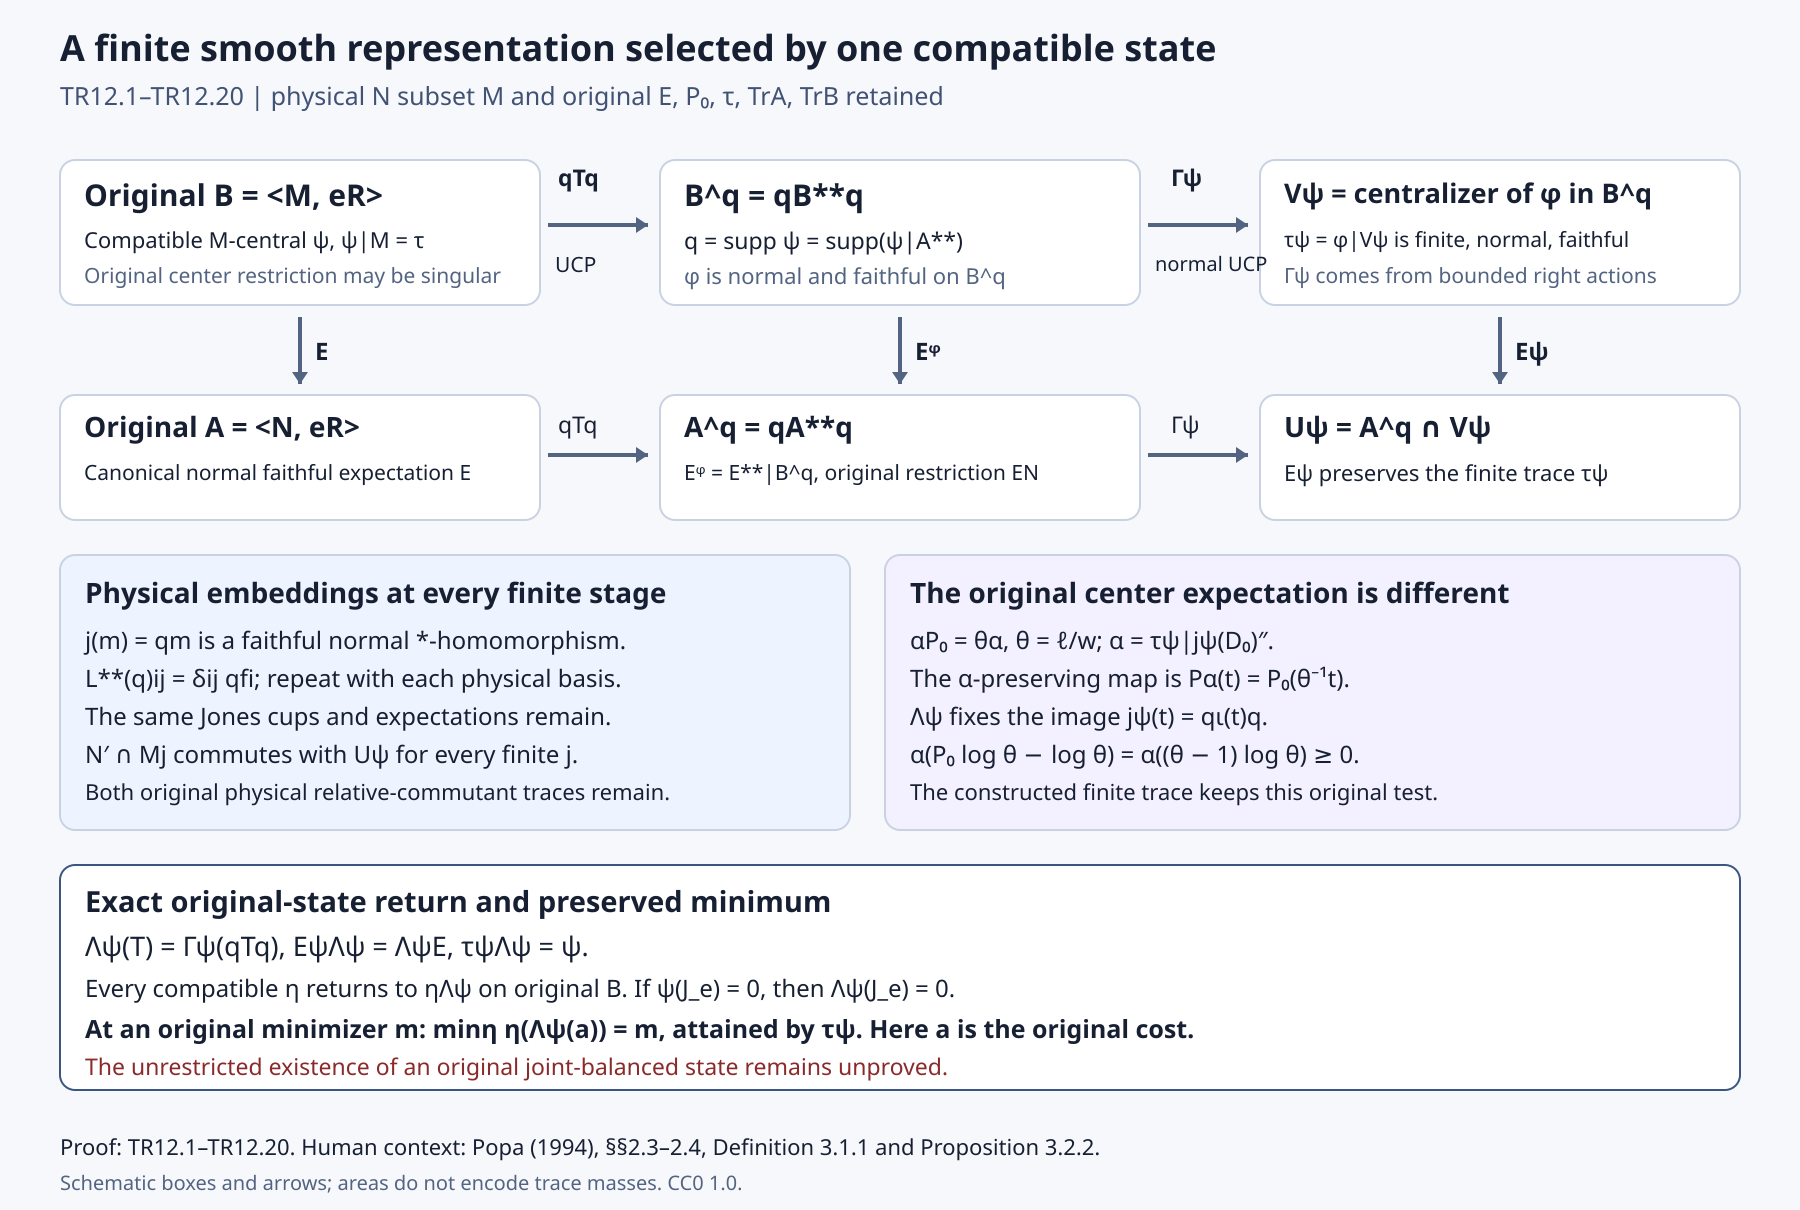

Here is the Python script that generated this plot:
"""Reproduce the exact TR12 support/centralizer/return diagram (CC0 1.0)."""
from pathlib import Path
from html import escape
from PIL import Image, ImageDraw, ImageFont

HERE=Path(__file__).resolve().parent
W,H=1800,1210
im=Image.new('RGB',(W,H),'#f7f8fc')
d=ImageDraw.Draw(im)
svg=[f'<svg xmlns="http://www.w3.org/2000/svg" width="{W}" height="{H}" viewBox="0 0 {W} {H}">',
     '<title>Finite smooth representation selected by a compatible state</title>',
     '<desc>Exact support-corner and centralizer maps, arbitrary finite tower smoothness, original expectation mismatch and preserved cost minimum. CC0 1.0.</desc>',
     '<rect width="1800" height="1210" fill="#f7f8fc"/>']
fonts={}
def font(size,bold=False):
    key=(size,bold)
    if key not in fonts:
        for name in (('seguisb.ttf','DejaVuSans-Bold.ttf') if bold else ('segoeui.ttf','DejaVuSans.ttf')):
            try:
                fonts[key]=ImageFont.truetype(name,size)
                break
            except OSError:
                pass
        else:
            fonts[key]=ImageFont.load_default(size=size)
    return fonts[key]
def text(x,y,value,size=24,bold=False,color='#172033'):
    value=value.replace('⊂','subset').replace('⟨','<').replace('⟩','>').replace('𝔄','A^q').replace('𝔅','B^q')
    d.text((x,y),value,font=font(size,bold),fill=color)
    svg.append(f'<text x="{x}" y="{y+size}" font-family="Segoe UI, sans-serif" font-size="{size}" font-weight="{600 if bold else 400}" fill="{color}">{escape(value)}</text>')
def rect(x,y,w,h,fill='#ffffff',stroke='#c9d2e3'):
    d.rounded_rectangle((x,y,x+w,y+h),radius=15,fill=fill,outline=stroke,width=2)
    svg.append(f'<rect x="{x}" y="{y}" width="{w}" height="{h}" rx="15" fill="{fill}" stroke="{stroke}" stroke-width="2"/>')
def arrow(x1,y1,x2,y2,color='#526481'):
    d.line((x1,y1,x2,y2),fill=color,width=4)
    if y1==y2:
        points=[(x2,y2),(x2-12,y2-8),(x2-12,y2+8)]
    else:
        points=[(x2,y2),(x2-8,y2-12),(x2+8,y2-12)]
    d.polygon(points,fill=color)
    svg.append(f'<line x1="{x1}" y1="{y1}" x2="{x2}" y2="{y2}" stroke="{color}" stroke-width="4"/>')
    svg.append(f'<polygon points="{" ".join(f"{x},{y}" for x,y in points)}" fill="{color}"/>')

text(60,25,'A finite smooth representation selected by one compatible state',36,True)
text(60,80,'TR12.1–TR12.20  |  physical N ⊂ M and original E, P₀, τ, TrA, TrB retained',25,color='#415274')
xs=[60,660,1260]
for x in xs:
    rect(x,160,480,145)
    rect(x,395,480,125)
text(84,176,'Original B = ⟨M, eR⟩',30,True)
text(84,226,'Compatible M-central ψ, ψ|M = τ',22)
text(84,262,'Original center restriction may be singular',21,color='#526481')
text(684,176,'𝔅 = qB**q',30,True)
text(684,226,'q = supp ψ = supp(ψ|A**)',23)
text(684,262,'φ is normal and faithful on 𝔅',22,color='#526481')
text(1284,176,'Vψ = centralizer of φ in 𝔅',27,True)
text(1284,226,'τψ = φ|Vψ is finite, normal, faithful',21)
text(1284,262,'Γψ comes from bounded right actions',21,color='#526481')
arrow(548,225,648,225)
text(558,163,'qTq',23,True)
text(555,251,'UCP',21)
arrow(1148,225,1248,225)
text(1171,163,'Γψ',23,True)
text(1155,251,'normal UCP',20)
for x,label in [(300,'E'),(900,'Eᵠ'),(1500,'Eψ')]:
    arrow(x,317,x,384)
    text(x+15,336,label,24,True)
text(84,409,'Original A = ⟨N, eR⟩',28,True)
text(84,459,'Canonical normal faithful expectation E',21)
text(684,409,'𝔄 = qA**q',28,True)
text(684,459,'Eᵠ = E**|𝔅, original restriction EΝ',21)
text(1284,409,'Uψ = 𝔄 ∩ Vψ',28,True)
text(1284,459,'Eψ preserves the finite trace τψ',22)
arrow(548,455,648,455)
text(558,410,'qTq',23)
arrow(1148,455,1248,455)
text(1171,410,'Γψ',23)

rect(60,555,790,275,fill='#eef4ff')
text(85,575,'Physical embeddings at every finite stage',28,True)
text(85,625,'j(m) = qm is a faithful normal *-homomorphism.',24)
text(85,663,'L**(q)ij = δij qfi; repeat with each physical basis.',24)
text(85,701,'The same Jones cups and expectations remain.',24)
text(85,739,'N′ ∩ Mj commutes with Uψ for every finite j.',24)
text(85,778,'Both original physical relative-commutant traces remain.',22)

rect(885,555,855,275,fill='#f3f0ff')
text(910,575,'The original center expectation is different',28,True)
text(910,625,'αP₀ = θα,   θ = ℓ/w;   α = τψ|jψ(D₀)″.',24)
text(910,663,'The α-preserving map is Pα(t) = P₀(θ⁻¹t).',24)
text(910,701,'Λψ fixes the image jψ(t) = qι(t)q.',24)
text(910,739,'α(P₀ log θ − log θ) = α((θ − 1) log θ) ≥ 0.',24)
text(910,778,'The constructed finite trace keeps this original test.',22)

rect(60,865,1680,225,fill='#ffffff',stroke='#3c577f')
text(85,883,'Exact original-state return and preserved minimum',29,True)
text(85,929,'Λψ(T) = Γψ(qTq),   EψΛψ = ΛψE,   τψΛψ = ψ.',27)
text(85,973,'Every compatible η returns to ηΛψ on original B. If ψ(J_e) = 0, then Λψ(J_e) = 0.',24)
text(85,1013,'At an original minimizer m:  minη η(Λψ(a)) = m, attained by τψ. Here a is the original cost.',25,True)
text(85,1052,'The unrestricted existence of an original joint-balanced state remains unproved.',23,color='#8a2a2a')
text(60,1133,'Proof: TR12.1–TR12.20. Human context: Popa (1994), §§2.3–2.4, Definition 3.1.1 and Proposition 3.2.2.',22)
text(60,1170,'Schematic boxes and arrows; areas do not encode trace masses. CC0 1.0.',20,color='#526481')
svg.append('</svg>')
(HERE/'finite-smooth-return-v13.svg').write_text('\n'.join(svg)+'\n',encoding='utf8')
im.save(HERE/'finite-smooth-return-v13.png')
print('Rendered SVG and PNG.')
